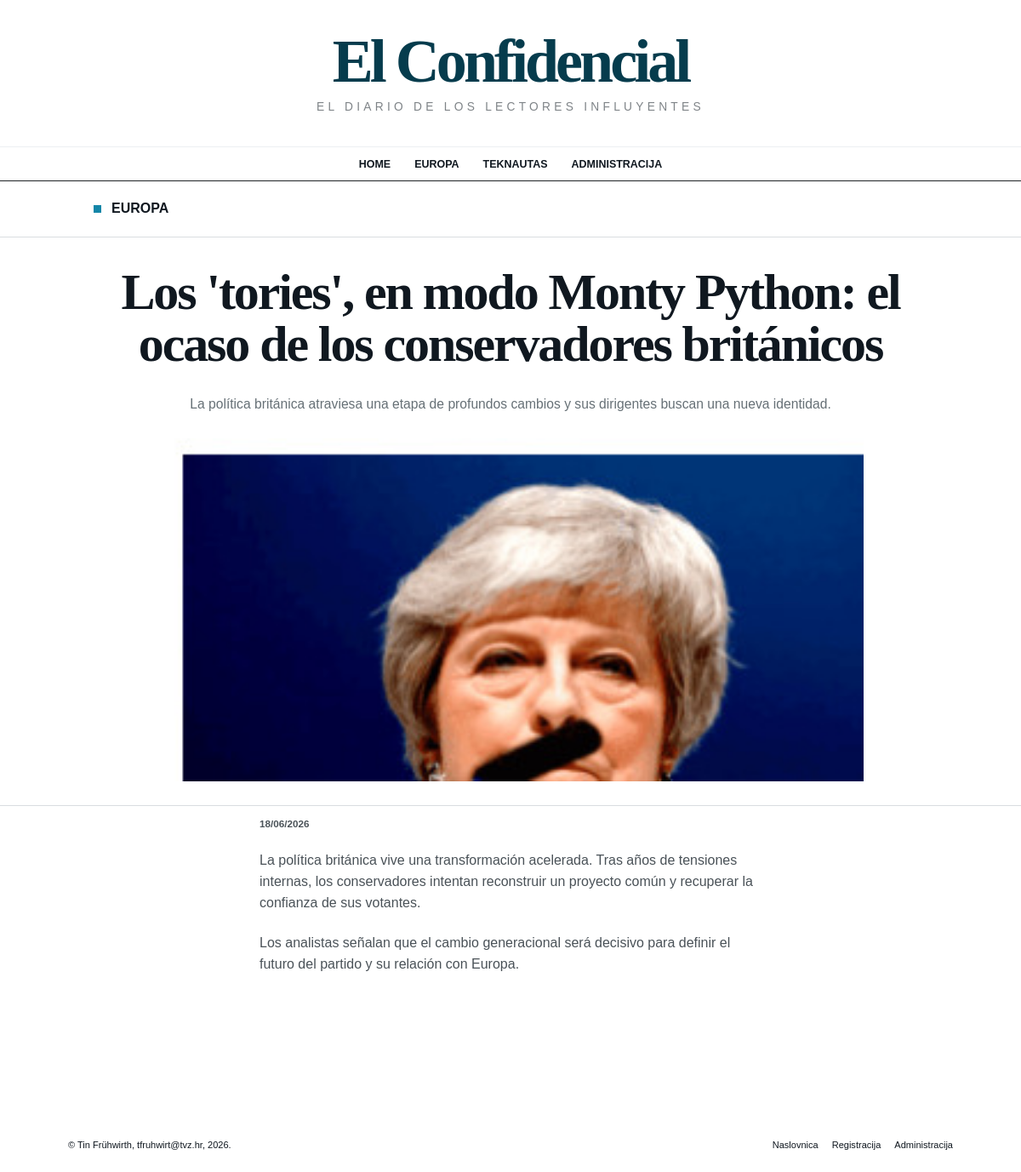
Page /clanak.php?id=1 on the committed database.
### tables this page shows
CREATE TABLE vijesti (
  id INT UNSIGNED NOT NULL AUTO_INCREMENT,
  datum DATETIME NOT NULL DEFAULT CURRENT_TIMESTAMP,
  naslov VARCHAR(180) NOT NULL,
  sazetak VARCHAR(500) NOT NULL,
  tekst TEXT NOT NULL,
  slika VARCHAR(255) NOT NULL,
  kategorija VARCHAR(32) NOT NULL,
  arhiva TINYINT(1) NOT NULL DEFAULT 0,
  PRIMARY KEY (id),
  INDEX idx_kategorija_arhiva_datum (kategorija, arhiva, datum)
);

### config/connect.php (called while the page is built, shortened)
<?php
function db(): mysqli
{
    $connection = new mysqli(DB_HOST, DB_USER, DB_PASS, DB_NAME);
    $connection->set_charset('utf8mb4');
    return $connection;
}

### includes/functions.php (called while the page is built, shortened)
<?php
function e(?string $value): string
{
    return htmlspecialchars($value ?? '', ENT_QUOTES | ENT_SUBSTITUTE, 'UTF-8');
}
function categories(): array
{
    return [
        'europa' => 'Europa',
        'teknautas' => 'Teknautas',
    ];
}
function category_label(string $slug): string
{
    return categories()[$slug] ?? ucfirst($slug);
}
function image_url(string $filename): string
{
    if (str_starts_with($filename, 'seed:')) {
        return 'img/' . substr($filename, 5);
    }
    return UPLOAD_URL . rawurlencode($filename);
}
function format_date(string $date): string
{
    $timestamp = strtotime($date);
    return $timestamp ? date('d/m/Y', $timestamp) : $date;
}

### clanak.php (the view, shortened to what this page needs)
<?php
$id = filter_input(INPUT_GET, 'id', FILTER_VALIDATE_INT);
$article = null;
if ($id) {
    try {
        $stmt = db()->prepare('SELECT id, datum, naslov, sazetak, tekst, slika, kategorija, arhiva FROM vijesti WHERE id = ? LIMIT 1');
        $stmt->bind_param('i', $id);
        $stmt->execute();
        $article = $stmt->get_result()->fetch_assoc();
    } catch (Throwable $exception) {
        $article = null;
    }
}
require __DIR__ . '/includes/header.php';
?>
<div class="category-strip">
    <div class="container"><a class="category-label" href="kategorija.php?id=<?= e((string)$article['kategorija']) ?>"><?= e(category_label((string)$article['kategorija'])) ?></a></div>
</div>
<article class="article-page">
    <header class="article-header">
        <h1 class="article-title"><?= e((string)$article['naslov']) ?></h1>
        <p class="article-lead"><?= e((string)$article['sazetak']) ?></p>
    </header>
    <figure class="hero-image">
        <img src="<?= e(image_url((string)$article['slika'])) ?>" alt="Glavna slika članka: <?= e((string)$article['naslov']) ?>">
    </figure>
    <div class="article-body-wrap">
        <div class="article-body">
            <p class="article-meta"><?= e(format_date((string)$article['datum'])) ?></p>
            <?php foreach (preg_split('/\R{2,}/', trim((string)$article['tekst'])) as $paragraph): ?>
                <p><?= nl2br(e($paragraph)) ?></p>
            <?php endforeach; ?>
        </div>
    </div>
</article>
<?php require __DIR__ . '/includes/footer.php'; ?>

### style.css (style rules this page uses)
:root { --ink: #101820; --muted: #777; --line: #d9dde0; --brand: #063c4d; --europa: #b9793a; --teknautas: #6a28d9; --accent: #1386a8; --danger: #a51d2d; --success: #187248; --paper: #fff; --soft: #f5f6f7; }
* { box-sizing: border-box; }
html { scroll-behavior: smooth; }
body { margin: 0; background: var(--paper); color: var(--ink); font-family: Arial, Helvetica, sans-serif; line-height: 1.55; }
a { color: inherit; text-decoration: none; }
img { display: block; max-width: 100%; }
.container { width: min(980px, calc(100% - 32px)); margin: 0 auto; }
.category-strip { border-bottom: 1px solid var(--line); padding: 20px 0; }
.category-label { display: inline-flex; align-items: center; gap: 12px; font-weight: 800; text-transform: uppercase; }
.category-label::before { content: ""; width: 9px; height: 9px; background: var(--accent); }
.article-page { padding: 34px 0 72px; }
.article-header { width: min(1060px, calc(100% - 32px)); margin: 0 auto; text-align: center; }
.article-title { max-width: 1000px; margin: 0 auto; font: 700 clamp(2.2rem, 5vw, 4rem)/1.02 Georgia, "Times New Roman", serif; letter-spacing: -.035em; }
.article-lead { max-width: 760px; margin: 28px auto 30px; color: #667076; font-size: .98rem; line-height: 1.4; }
.hero-image { width: min(830px, calc(100% - 32px)); margin: 0 auto 28px; }
.hero-image img { width: 100%; max-height: 560px; object-fit: cover; }
.article-body-wrap { border-top: 1px solid var(--line); }
.article-body { width: min(590px, calc(100% - 32px)); margin: 0 auto; padding-top: 12px; }
.article-meta { margin: 0 0 22px; font-size: .73rem; font-weight: 800; }
.article-body p { margin: 0 0 22px; color: #4a5258; }

### rows in the picture
vijesti: kategorija "EUROPA", naslov "Los 'tories', en modo Monty Python: el ocaso de los conservadores británicos", sazetak "La política británica atraviesa una etapa de profundos cambios y sus dirigentes buscan una nueva identidad.", datum "18/06/2026", tekst "La política británica vive una transformación acelerada. Tras años de tensiones internas, los conservadores intentan reconstruir un proyecto común y recuperar la confianza de sus votantes.", tekst "Los analistas señalan que el cambio generacional será decisivo para definir el futuro del partido y su relación con Europa."
